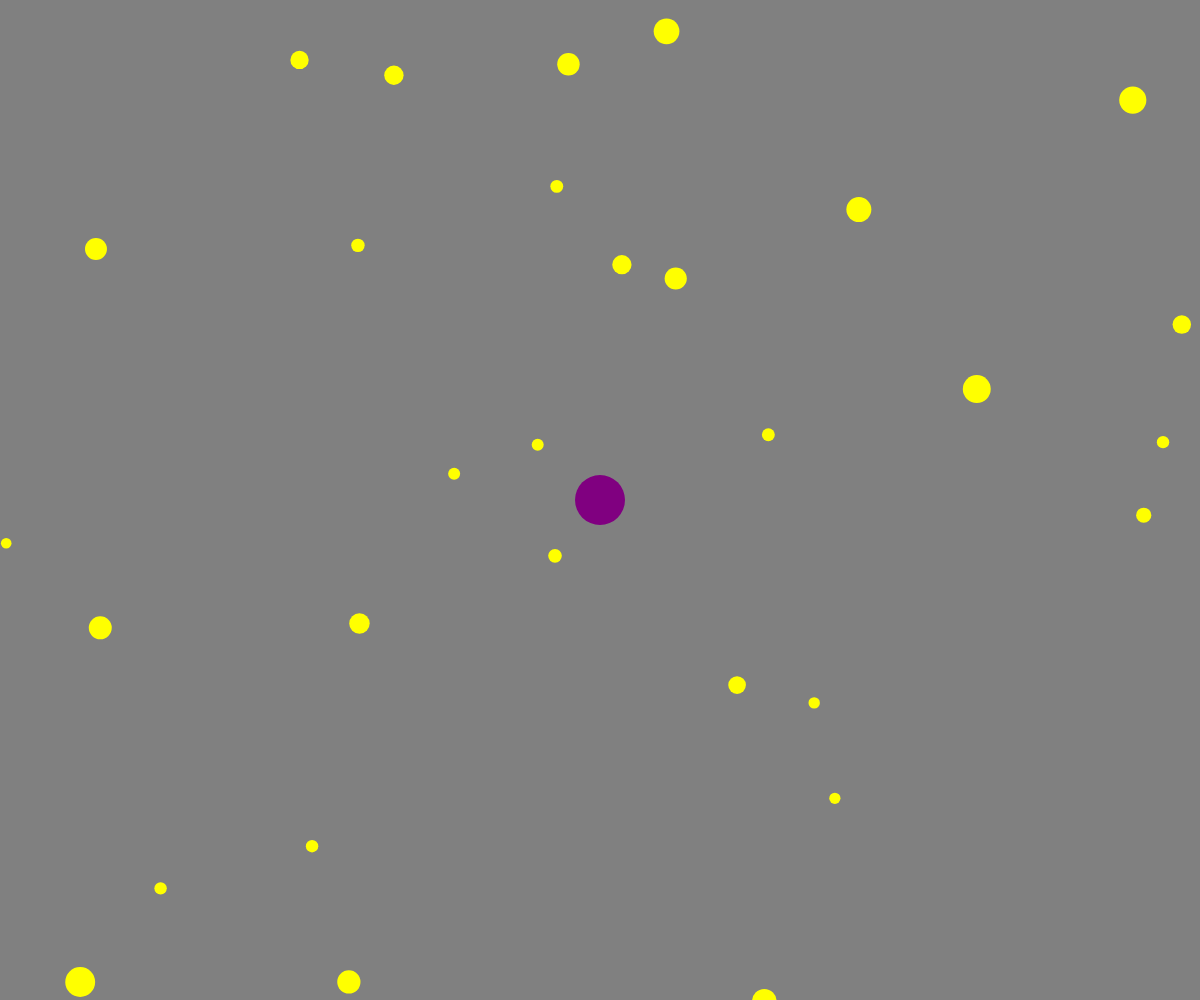
Frame 1 (no input)
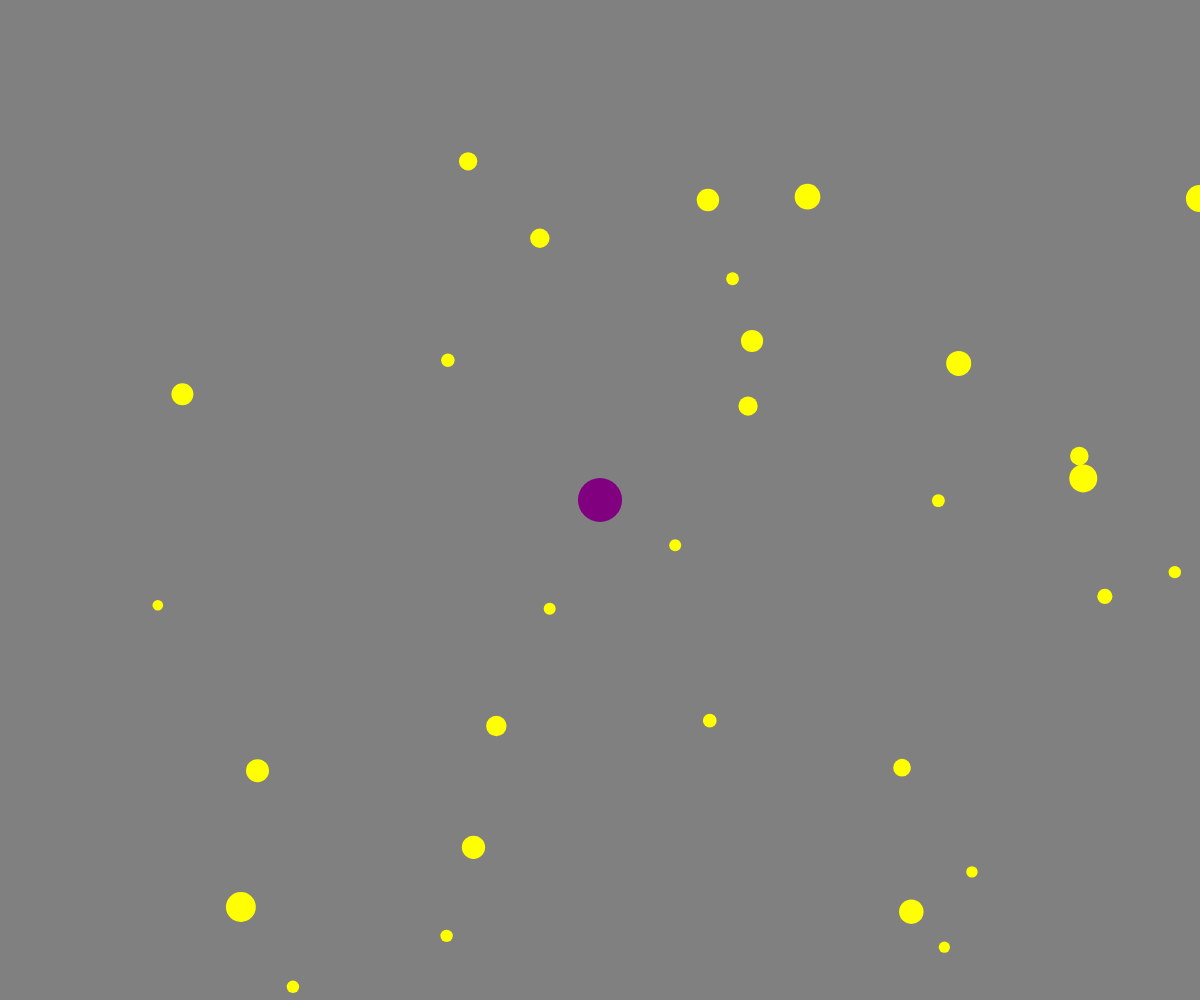
Frame 60 (no input)
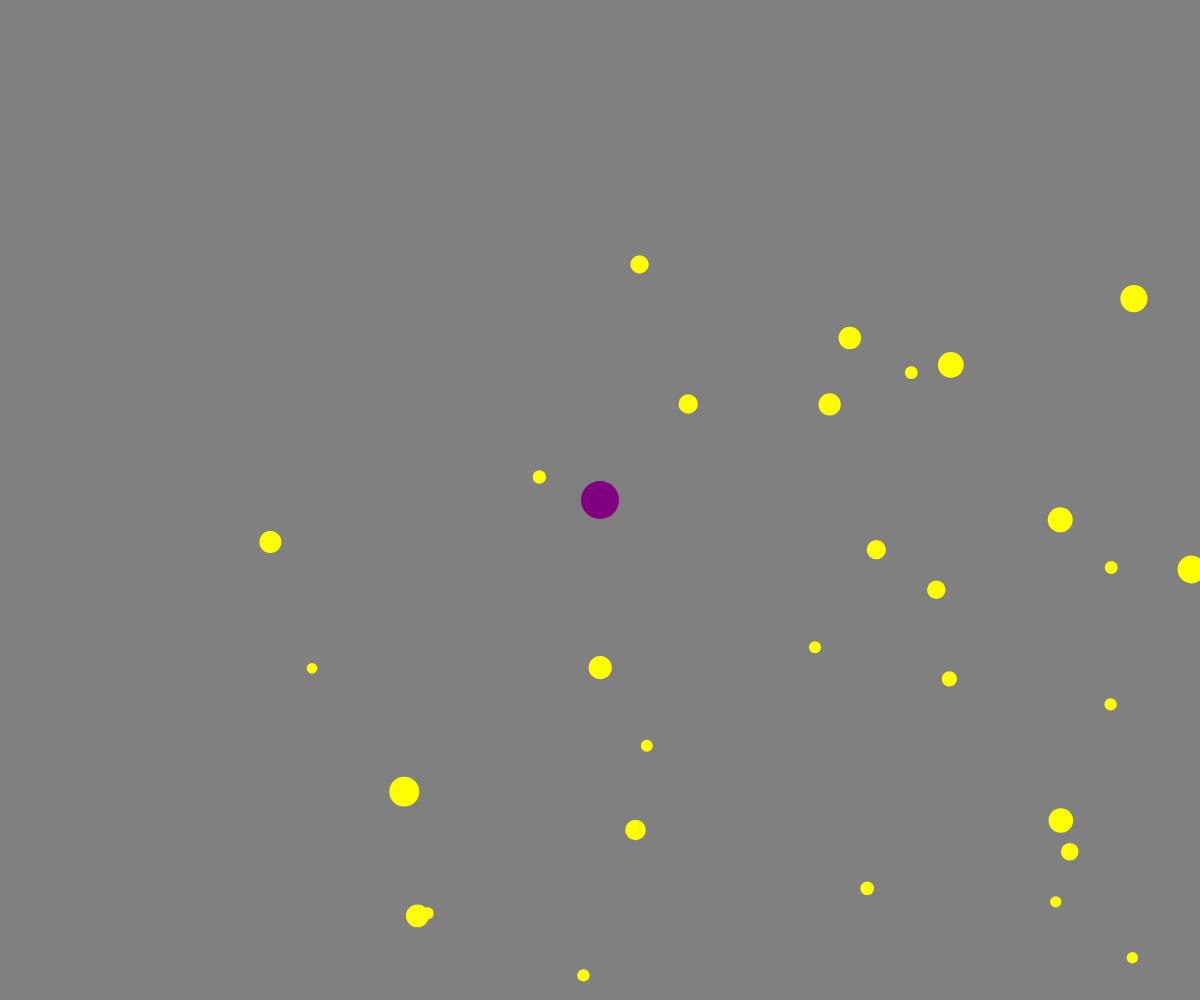
Frame 120 (the mouse pressed at the canvas centre since frame 60)

The p5.js sketch that drew these frames (run headless with seeded random() and noise() and a simulated clock; from frame 60 on, the mouse is pressed at the canvas centre):

// p5.js sketch
// ── sketch.js
let amoeba;
let prey = [];

function setup(){
  createCanvas( windowWidth, windowHeight );
  for( i = 0; i < 30; i++ ){
    prey[i] = new Hunted( random( 0, width ), random( 0, height ), random( 10, 30 ) );
  }

  amoeba = new Amoeba( width / 2, height / 2, 50 );

}

function draw(){
  background( 128 );
  amoeba.creep();
  amoeba.generate();
  amoeba.starve();
  amoeba.devour();

  for( i = 0; i < prey.length; i++ ){
    prey[i].flee();
    prey[i].populate();
    prey[i].edgeBounce();
  }

}

/******************************************************************************/
//Classes
/******************************************************************************/

class Amoeba{

  constructor( startX, startY, startR ){
    this.x = startX;
    this.y = startY;
    this.r = startR;
  }

  creep(){
    let crawl = 5;
    if( keyIsDown( RIGHT_ARROW ) ){
      this.x += crawl;
    }else if( keyIsDown( LEFT_ARROW ) ){
      this.x -= crawl;
    }else if( keyIsDown( UP_ARROW ) ){
      this.y -= crawl;
    }else if( keyIsDown( DOWN_ARROW ) ){
      this.y += crawl;
    }
  }

  devour(){
    let absorb = dist( this.x, this.y, this.posX, this.posY );
      if( absorb < this.r ){
        this.r += 10;
      }
  }

  starve(){
    let hunger = .1;
    this.r -= hunger;
    if( this.r <= 0 ){
      this.x = width / 2;
      this.y = height / 2;
      this.r = 50;
    }
  }

  generate(){
    ellipseMode(CENTER);
    noStroke();
    fill( 'purple' );
    ellipse( this.x, this.y, this.r );

  }

}

class Hunted{

  constructor( x, y, r ){
    this.r = r;
    this.posX = x;
    this.posY = y;
    this.runX = random( 1, 3 );
    this.runY = random( 1, 3 );
  }

  flee(){
    this.posX += this.runX;
    this.posY += this.runY;
  }

  edgeBounce(){
    if( this.posX >= width || this.posX <= 0 ){
      this.runX = this.runX * - 1;
    }
    if( this.posY >= height || this.posY <= 0 ){
      this.runY = this.runY * -1;
    }
  }

  populate(){
    ellipseMode(CENTER);
    noStroke();
    fill( 'yellow' );
    ellipse( this.posX, this.posY, this.r );
  }

}
